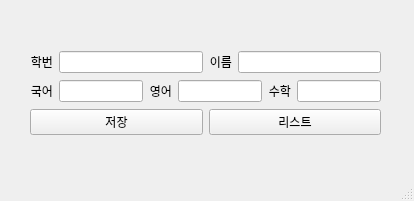
<?xml version="1.0" encoding="UTF-8"?>
<ui version="4.0">
 <class>MainWindow</class>
 <widget class="QMainWindow" name="MainWindow">
  <property name="geometry">
   <rect>
    <x>0</x>
    <y>0</y>
    <width>414</width>
    <height>201</height>
   </rect>
  </property>
  <property name="windowTitle">
   <string>MainWindow</string>
  </property>
  <widget class="QWidget" name="centralwidget">
   <widget class="QWidget" name="">
    <property name="geometry">
     <rect>
      <x>30</x>
      <y>50</y>
      <width>351</width>
      <height>87</height>
     </rect>
    </property>
    <layout class="QVBoxLayout" name="verticalLayout">
     <item>
      <layout class="QHBoxLayout" name="horizontalLayout">
       <item>
        <layout class="QHBoxLayout" name="horizontalLayout_3">
         <item>
          <widget class="QLabel" name="label">
           <property name="text">
            <string>학번</string>
           </property>
           <property name="alignment">
            <set>Qt::AlignRight|Qt::AlignTrailing|Qt::AlignVCenter</set>
           </property>
          </widget>
         </item>
         <item>
          <widget class="QLineEdit" name="txt_num"/>
         </item>
        </layout>
       </item>
       <item>
        <layout class="QHBoxLayout" name="horizontalLayout_4">
         <item>
          <widget class="QLabel" name="label_2">
           <property name="text">
            <string>이름</string>
           </property>
           <property name="alignment">
            <set>Qt::AlignRight|Qt::AlignTrailing|Qt::AlignVCenter</set>
           </property>
          </widget>
         </item>
         <item>
          <widget class="QLineEdit" name="txt_name"/>
         </item>
        </layout>
       </item>
      </layout>
     </item>
     <item>
      <layout class="QHBoxLayout" name="horizontalLayout_2">
       <item>
        <layout class="QHBoxLayout" name="horizontalLayout_5">
         <item>
          <widget class="QLabel" name="label_3">
           <property name="text">
            <string>국어</string>
           </property>
           <property name="alignment">
            <set>Qt::AlignRight|Qt::AlignTrailing|Qt::AlignVCenter</set>
           </property>
          </widget>
         </item>
         <item>
          <widget class="QLineEdit" name="txt_kor"/>
         </item>
        </layout>
       </item>
       <item>
        <layout class="QHBoxLayout" name="horizontalLayout_6">
         <item>
          <widget class="QLabel" name="label_4">
           <property name="text">
            <string>영어</string>
           </property>
           <property name="alignment">
            <set>Qt::AlignRight|Qt::AlignTrailing|Qt::AlignVCenter</set>
           </property>
          </widget>
         </item>
         <item>
          <widget class="QLineEdit" name="txt_eng"/>
         </item>
        </layout>
       </item>
       <item>
        <layout class="QHBoxLayout" name="horizontalLayout_7">
         <item>
          <widget class="QLabel" name="label_5">
           <property name="text">
            <string>수학</string>
           </property>
           <property name="alignment">
            <set>Qt::AlignRight|Qt::AlignTrailing|Qt::AlignVCenter</set>
           </property>
          </widget>
         </item>
         <item>
          <widget class="QLineEdit" name="txt_math"/>
         </item>
        </layout>
       </item>
      </layout>
     </item>
     <item>
      <layout class="QHBoxLayout" name="horizontalLayout_8">
       <item>
        <widget class="QPushButton" name="btn_save">
         <property name="text">
          <string>저장</string>
         </property>
        </widget>
       </item>
       <item>
        <widget class="QPushButton" name="btn_list">
         <property name="text">
          <string>리스트</string>
         </property>
        </widget>
       </item>
      </layout>
     </item>
    </layout>
   </widget>
  </widget>
  <widget class="QMenuBar" name="menubar">
   <property name="geometry">
    <rect>
     <x>0</x>
     <y>0</y>
     <width>414</width>
     <height>21</height>
    </rect>
   </property>
  </widget>
  <widget class="QStatusBar" name="statusbar"/>
 </widget>
 <resources/>
 <connections/>
</ui>
